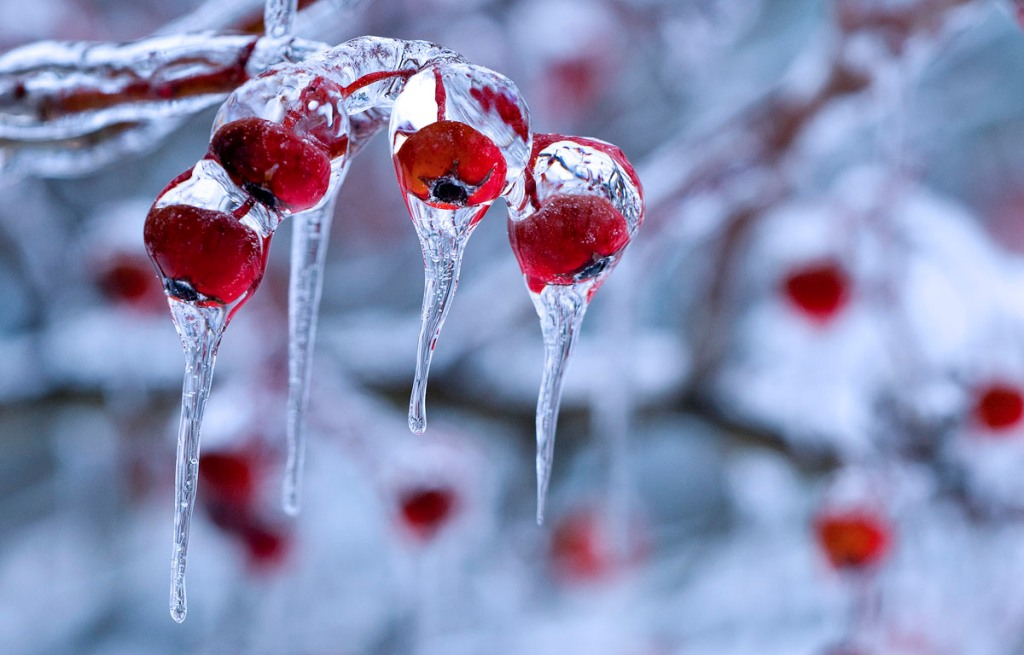
#> input picture 2lab/images/rowan.jpg, 1024 x 655 px, found by its file name
$ python test.py
#> lines starting #> are read from the running program, lines starting #| are printed output that depends on the picture
import numpy as np

img = np.arange(0, 9).reshape((3, 3))
img_with_areas = np.zeros(img.shape + (3, ))
qqq = np.expand_dims(img, axis=2)
res = qqq
for k in range(5):
    res = np.concatenate((res, qqq), axis=2)

kernel = np.array([[1, 2, 3, 2, 1], [2, 4, 5, 4, 2], [3, 5, 7, 5, 3], [2, 4, 5, 4, 2], [1, 2, 3, 2, 1]])
print(np.sum(kernel))

import cv2 as cv

img_path = "C:/denFiles/git/technical-vision/3lab/images/"
img_name = "rowan.jpg"
img = cv.imread(img_path + img_name, cv.IMREAD_GRAYSCALE)
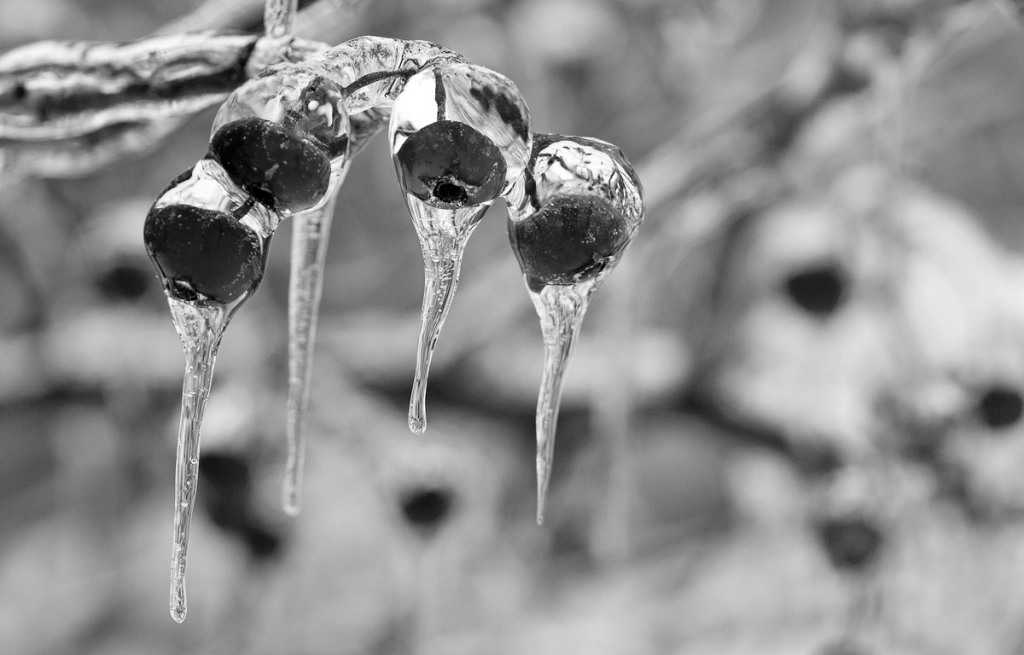
#> img: shape (655, 1024); min 0, max 255, mean 144
cv.imwrite(img_path + "rowan_grayscale.jpg", img)

$ run again, with 2lab/images/city.jpg copied over 2lab/images/rowan.jpg
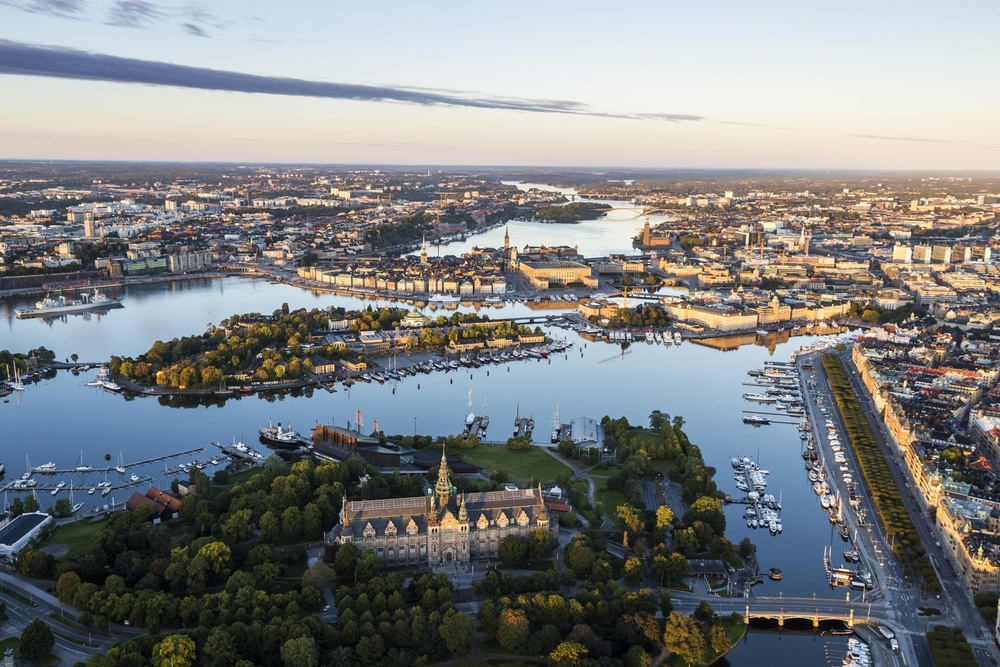
#> input picture 2lab/images/city.jpg, 1000 x 667 px, shrunk from 2480 x 1653 before the run, found by its file name
#> `img = cv.imread(img_path + img_name, cv.IMREAD_GRAYSCALE)`:
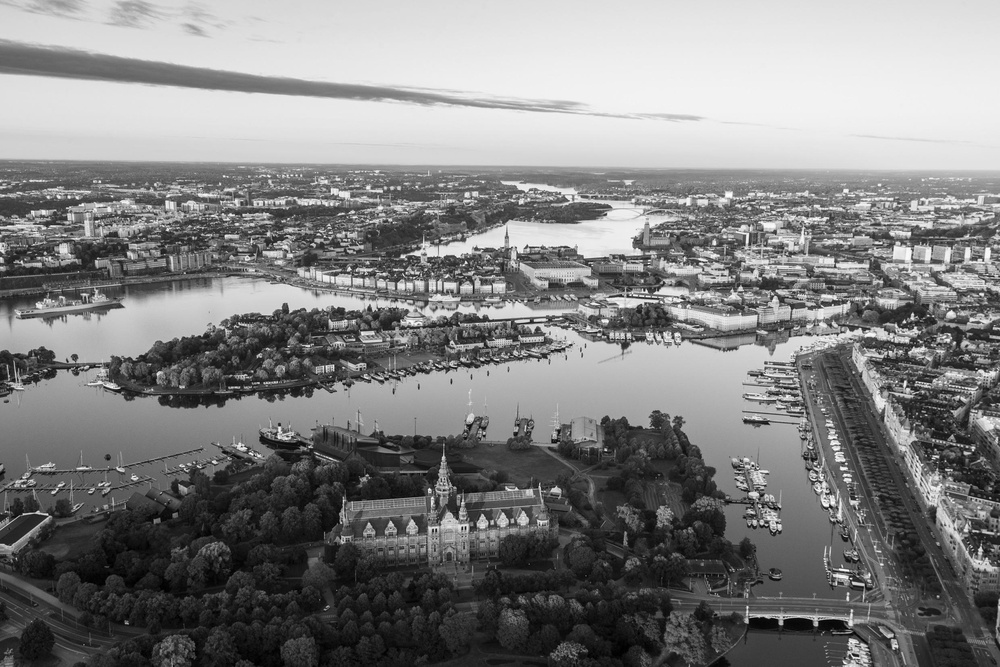
#> img: shape (667, 1000); min 0, max 255, mean 129

$ run again, with 2lab/images/guitar_bot.jpg copied over 2lab/images/rowan.jpg
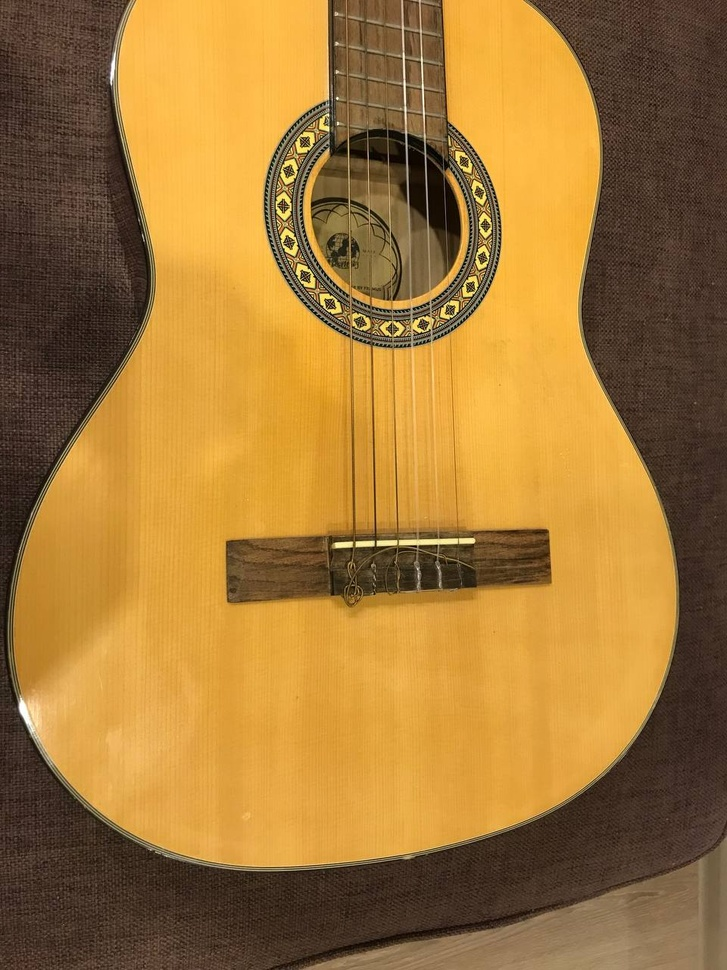
#> input picture 2lab/images/guitar_bot.jpg, 727 x 970 px, shrunk from 960 x 1280 before the run, found by its file name
#> `img = cv.imread(img_path + img_name, cv.IMREAD_GRAYSCALE)`:
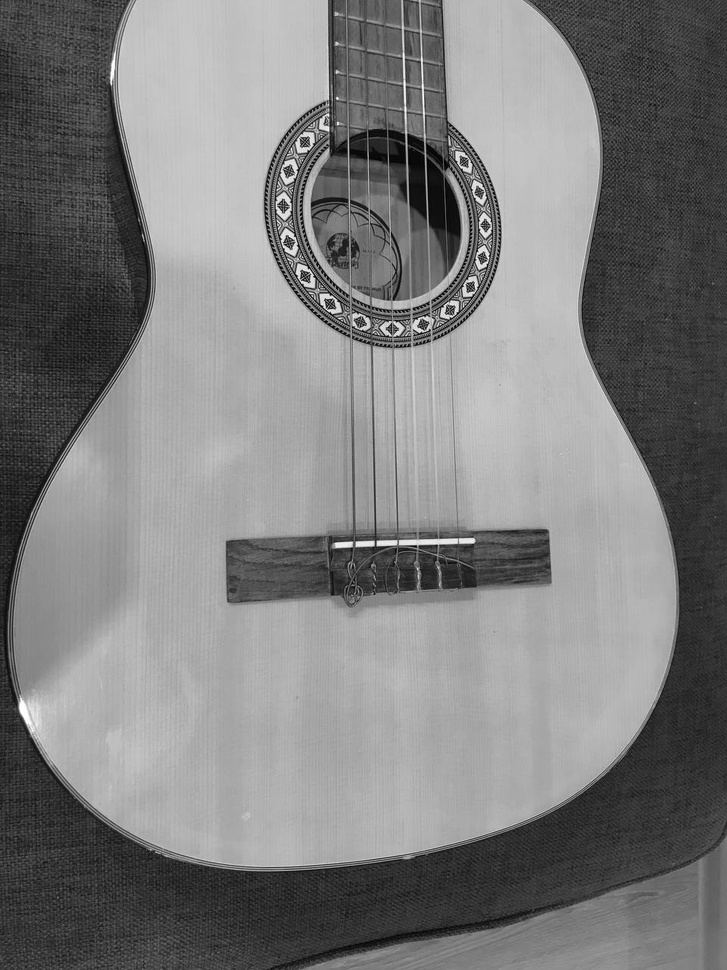
#> img: shape (970, 727); min 0, max 255, mean 124.6

$ run again, with 2lab/images/guitar_left.jpg copied over 2lab/images/rowan.jpg
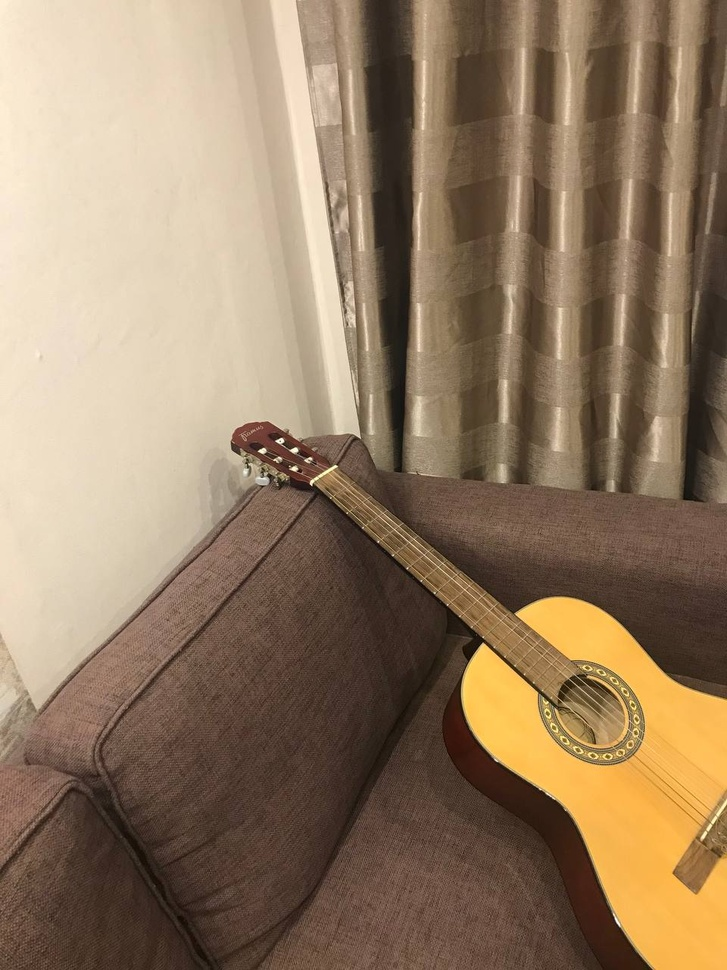
#> input picture 2lab/images/guitar_left.jpg, 727 x 970 px, shrunk from 960 x 1280 before the run, found by its file name
#> `img = cv.imread(img_path + img_name, cv.IMREAD_GRAYSCALE)`:
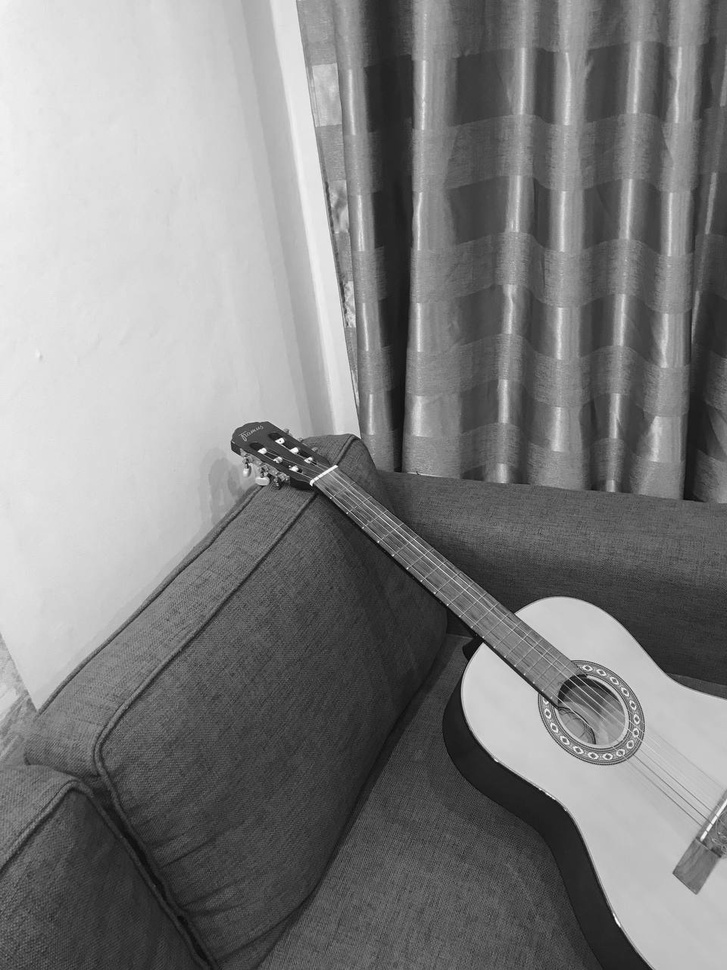
#> img: shape (970, 727); min 4, max 255, mean 127.8
